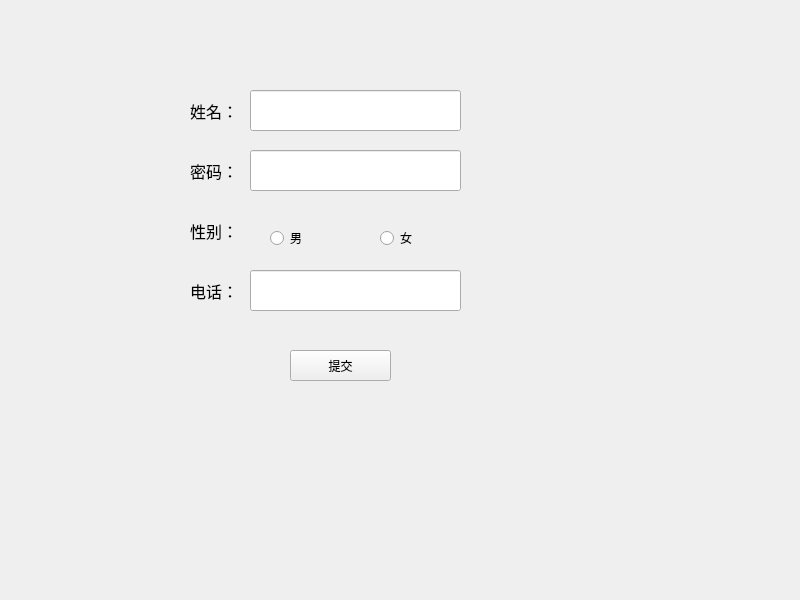
<?xml version="1.0" encoding="UTF-8"?>
<ui version="4.0">
 <class>Widget</class>
 <widget class="QWidget" name="Widget">
  <property name="geometry">
   <rect>
    <x>0</x>
    <y>0</y>
    <width>800</width>
    <height>600</height>
   </rect>
  </property>
  <property name="windowTitle">
   <string>Widget</string>
  </property>
  <widget class="QLabel" name="label">
   <property name="geometry">
    <rect>
     <x>190</x>
     <y>90</y>
     <width>61</width>
     <height>41</height>
    </rect>
   </property>
   <property name="font">
    <font>
     <pointsize>12</pointsize>
    </font>
   </property>
   <property name="text">
    <string>姓名：</string>
   </property>
  </widget>
  <widget class="QLabel" name="label_2">
   <property name="geometry">
    <rect>
     <x>190</x>
     <y>150</y>
     <width>61</width>
     <height>41</height>
    </rect>
   </property>
   <property name="font">
    <font>
     <pointsize>12</pointsize>
    </font>
   </property>
   <property name="text">
    <string>密码：</string>
   </property>
  </widget>
  <widget class="QLabel" name="label_3">
   <property name="geometry">
    <rect>
     <x>190</x>
     <y>210</y>
     <width>61</width>
     <height>41</height>
    </rect>
   </property>
   <property name="font">
    <font>
     <pointsize>12</pointsize>
    </font>
   </property>
   <property name="text">
    <string>性别：</string>
   </property>
  </widget>
  <widget class="QLabel" name="label_4">
   <property name="geometry">
    <rect>
     <x>190</x>
     <y>270</y>
     <width>61</width>
     <height>41</height>
    </rect>
   </property>
   <property name="font">
    <font>
     <pointsize>12</pointsize>
    </font>
   </property>
   <property name="text">
    <string>电话：</string>
   </property>
  </widget>
  <widget class="QLineEdit" name="lineEdit_name">
   <property name="geometry">
    <rect>
     <x>250</x>
     <y>90</y>
     <width>211</width>
     <height>41</height>
    </rect>
   </property>
  </widget>
  <widget class="QLineEdit" name="lineEdit_psword">
   <property name="geometry">
    <rect>
     <x>250</x>
     <y>150</y>
     <width>211</width>
     <height>41</height>
    </rect>
   </property>
  </widget>
  <widget class="QLineEdit" name="lineEdit_telephone">
   <property name="geometry">
    <rect>
     <x>250</x>
     <y>270</y>
     <width>211</width>
     <height>41</height>
    </rect>
   </property>
  </widget>
  <widget class="QRadioButton" name="radioButton_male">
   <property name="geometry">
    <rect>
     <x>270</x>
     <y>230</y>
     <width>89</width>
     <height>16</height>
    </rect>
   </property>
   <property name="text">
    <string>男</string>
   </property>
  </widget>
  <widget class="QRadioButton" name="radioButton_female">
   <property name="geometry">
    <rect>
     <x>380</x>
     <y>230</y>
     <width>89</width>
     <height>16</height>
    </rect>
   </property>
   <property name="text">
    <string>女</string>
   </property>
  </widget>
  <widget class="QPushButton" name="pushButton_submit">
   <property name="geometry">
    <rect>
     <x>290</x>
     <y>350</y>
     <width>101</width>
     <height>31</height>
    </rect>
   </property>
   <property name="text">
    <string>提交</string>
   </property>
  </widget>
 </widget>
 <resources/>
 <connections/>
</ui>
